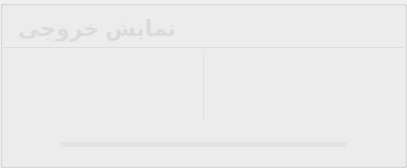
          <widget class="QGroupBox" name="groupBox_201">
           <property name="styleSheet">
            <string notr="true">#groupBox_201{
background-color: rgba(95, 95, 95, 200);
border: 0px solid #42adff;
border-left: 1px solid rgba(200, 200, 200,100);
border-right: 0px solid rgba(29, 83, 185, 255);
border-radius:0px;}</string>
           </property>
           <property name="title">
            <string/>
           </property>
           <layout class="QVBoxLayout" name="verticalLayout_4" stretch="0,1,0">
            <property name="leftMargin">
             <number>0</number>
            </property>
            <property name="topMargin">
             <number>0</number>
            </property>
            <property name="rightMargin">
             <number>0</number>
            </property>
            <property name="bottomMargin">
             <number>0</number>
            </property>
            <item>
             <widget class="QGroupBox" name="groupBox_3">
              <property name="minimumSize">
               <size>
                <width>0</width>
                <height>42</height>
               </size>
              </property>
              <property name="maximumSize">
               <size>
                <width>16777215</width>
                <height>42</height>
               </size>
              </property>
              <property name="styleSheet">
               <string notr="true">#groupBox_3{
border: 0px solid #42adff;
border-bottom: 1px solid rgba(200, 200, 200,100);
border-radius:0px;}</string>
              </property>
              <property name="title">
               <string/>
              </property>
              <layout class="QHBoxLayout" name="horizontalLayout_6">
               <property name="leftMargin">
                <number>11</number>
               </property>
               <property name="topMargin">
                <number>0</number>
               </property>
               <property name="rightMargin">
                <number>11</number>
               </property>
               <property name="bottomMargin">
                <number>0</number>
               </property>
               <item>
                <widget class="QLabel" name="label_6">
                 <property name="minimumSize">
                  <size>
                   <width>0</width>
                   <height>0</height>
                  </size>
                 </property>
                 <property name="maximumSize">
                  <size>
                   <width>16777215</width>
                   <height>40</height>
                  </size>
                 </property>
                 <property name="styleSheet">
                  <string notr="true">QLabel
{
	font-size: 22px;
	font-family: &quot;Microsoft YaHei&quot;;
	font-weight: bold;
 		border-radius:9px;
		background:rgba(66, 195, 255, 0);
color: rgb(218, 218, 218);
}
</string>
                 </property>
                 <property name="text">
                  <string>نمایش خروجی</string>
                 </property>
                </widget>
               </item>
               <item>
                <spacer name="horizontalSpacer_14">
                 <property name="orientation">
                  <enum>Qt::Horizontal</enum>
                 </property>
                 <property name="sizeHint" stdset="0">
                  <size>
                   <width>40</width>
                   <height>20</height>
                  </size>
                 </property>
                </spacer>
               </item>
               <item>
                <widget class="QLabel" name="fps_label">
                 <property name="minimumSize">
                  <size>
                   <width>100</width>
                   <height>40</height>
                  </size>
                 </property>
                 <property name="maximumSize">
                  <size>
                   <width>100</width>
                   <height>40</height>
                  </size>
                 </property>
                 <property name="styleSheet">
                  <string notr="true">QLabel
{
	font-size: 20px;
	font-family: &quot;Microsoft YaHei&quot;;
	font-weight: bold;
 		border-radius:9px;
		background:rgba(66, 195, 255, 0);
color: rgb(218, 218, 218);
}
</string>
                 </property>
                 <property name="text">
                  <string/>
                 </property>
                 <property name="alignment">
                  <set>Qt::AlignCenter</set>
                 </property>
                </widget>
               </item>
              </layout>
             </widget>
            </item>
            <item>
             <widget class="QSplitter" name="splitter">
              <property name="enabled">
               <bool>true</bool>
              </property>
              <property name="styleSheet">
               <string notr="true">#splitter::handle{background: 1px solid  rgba(200, 200, 200,100);}</string>
              </property>
              <property name="frameShape">
               <enum>QFrame::NoFrame</enum>
              </property>
              <property name="lineWidth">
               <number>10</number>
              </property>
              <property name="orientation">
               <enum>Qt::Horizontal</enum>
              </property>
              <property name="handleWidth">
               <number>1</number>
              </property>
              <widget class="Label_click_Mouse" name="raw_video">
               <property name="enabled">
                <bool>true</bool>
               </property>
               <property name="sizePolicy">
                <sizepolicy hsizetype="Ignored" vsizetype="Ignored">
                 <horstretch>0</horstretch>
                 <verstretch>0</verstretch>
                </sizepolicy>
               </property>
               <property name="minimumSize">
                <size>
                 <width>200</width>
                 <height>0</height>
                </size>
               </property>
               <property name="font">
                <font>
                 <family>微软雅黑</family>
                 <pointsize>36</pointsize>
                </font>
               </property>
               <property name="cursor">
                <cursorShape>ArrowCursor</cursorShape>
               </property>
               <property name="text">
                <string/>
               </property>
               <property name="scaledContents">
                <bool>false</bool>
               </property>
               <property name="alignment">
                <set>Qt::AlignCenter</set>
               </property>
              </widget>
              <widget class="Label_click_Mouse" name="out_video">
               <property name="enabled">
                <bool>true</bool>
               </property>
               <property name="sizePolicy">
                <sizepolicy hsizetype="Ignored" vsizetype="Ignored">
                 <horstretch>0</horstretch>
                 <verstretch>0</verstretch>
                </sizepolicy>
               </property>
               <property name="minimumSize">
                <size>
                 <width>200</width>
                 <height>0</height>
                </size>
               </property>
               <property name="font">
                <font>
                 <family>微软雅黑</family>
                 <pointsize>36</pointsize>
                </font>
               </property>
               <property name="cursor">
                <cursorShape>ArrowCursor</cursorShape>
               </property>
               <property name="styleSheet">
                <string notr="true">color: rgb(218, 218, 218);
</string>
               </property>
               <property name="text">
                <string/>
               </property>
               <property name="scaledContents">
                <bool>false</bool>
               </property>
               <property name="alignment">
                <set>Qt::AlignCenter</set>
               </property>
              </widget>
             </widget>
            </item>
            <item>
             <layout class="QHBoxLayout" name="horizontalLayout_12">
              <property name="leftMargin">
               <number>11</number>
              </property>
              <property name="rightMargin">
               <number>11</number>
              </property>
              <item>
               <widget class="QPushButton" name="runButton">
                <property name="minimumSize">
                 <size>
                  <width>40</width>
                  <height>40</height>
                 </size>
                </property>
                <property name="styleSheet">
                 <string notr="true">QPushButton {
border-style: solid;
border-width: 0px;
border-radius: 0px;
background-color: rgba(223, 223, 223, 0);
}
QPushButton::focus{outline: none;}
QPushButton::hover {
border-style: solid;
border-width: 0px;
border-radius: 0px;
background-color: rgba(223, 223, 223, 150);}</string>
                </property>
                <property name="text">
                 <string/>
                </property>
                <property name="icon">
                 <iconset resource="../apprcc.qrc">
                  <normaloff>:/img/icon/运行.png</normaloff>
                  <normalon>:/img/icon/暂停.png</normalon>
                  <disabledoff>:/img/icon/运行.png</disabledoff>
                  <disabledon>:/img/icon/暂停.png</disabledon>
                  <activeoff>:/img/icon/运行.png</activeoff>
                  <activeon>:/img/icon/暂停.png</activeon>
                  <selectedoff>:/img/icon/运行.png</selectedoff>
                  <selectedon>:/img/icon/暂停.png</selectedon>:/img/icon/运行.png</iconset>
                </property>
                <property name="iconSize">
                 <size>
                  <width>30</width>
                  <height>30</height>
                 </size>
                </property>
                <property name="checkable">
                 <bool>true</bool>
                </property>
               </widget>
              </item>
              <item>
               <widget class="QProgressBar" name="progressBar">
                <property name="maximumSize">
                 <size>
                  <width>16777215</width>
                  <height>5</height>
                 </size>
                </property>
                <property name="styleSheet">
                 <string notr="true">QProgressBar{ color: rgb(255, 255, 255); font:12pt; border-radius:2px; text-align:center; border:none; background-color: rgba(215, 215, 215,100);} 
QProgressBar:chunk{ border-radius:0px; background: rgba(55, 55, 55, 200);}</string>
                </property>
                <property name="maximum">
                 <number>1000</number>
                </property>
                <property name="value">
                 <number>0</number>
                </property>
                <property name="textVisible">
                 <bool>false</bool>
                </property>
               </widget>
              </item>
              <item>
               <widget class="QPushButton" name="stopButton">
                <property name="minimumSize">
                 <size>
                  <width>40</width>
                  <height>40</height>
                 </size>
                </property>
                <property name="styleSheet">
                 <string notr="true">QPushButton {
border-style: solid;
border-width: 0px;
border-radius: 0px;
background-color: rgba(223, 223, 223, 0);
}
QPushButton::focus{outline: none;}
QPushButton::hover {
border-style: solid;
border-width: 0px;
border-radius: 0px;
background-color: rgba(223, 223, 223, 150);}</string>
                </property>
                <property name="text">
                 <string/>
                </property>
                <property name="icon">
                 <iconset resource="../apprcc.qrc">
                  <normaloff>:/img/icon/终止.png</normaloff>:/img/icon/终止.png</iconset>
                </property>
                <property name="iconSize">
                 <size>
                  <width>30</width>
                  <height>30</height>
                 </size>
                </property>
               </widget>
              </item>
             </layout>
            </item>
           </layout>
          </widget>
